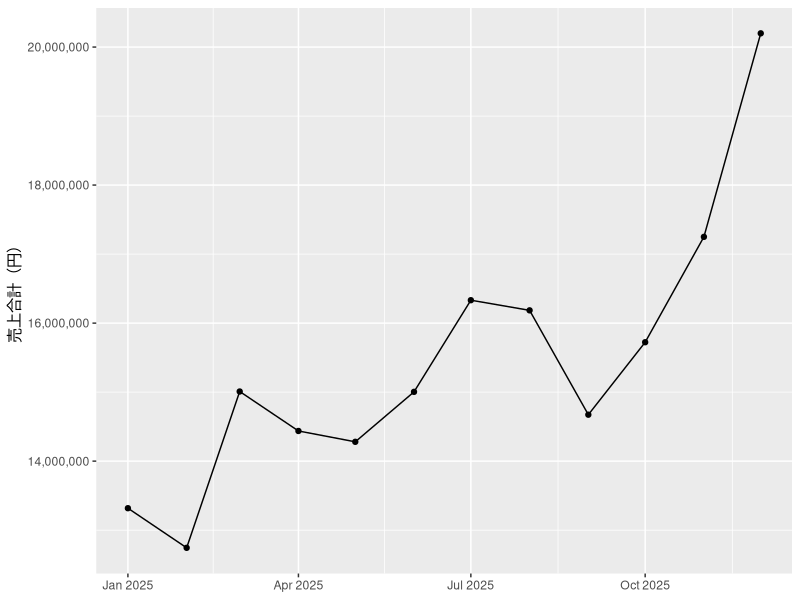
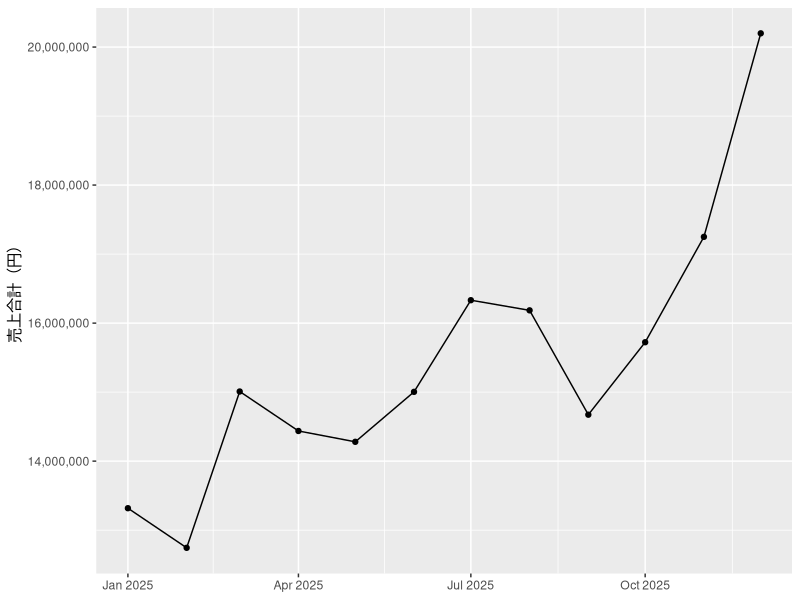

Source code (R) for these figures, in order:
# 月次売上レポート
library(tidyverse)

sales <- read_csv("sales.csv")

# 月別売上の集計
monthly <- sales |>
  group_by(日付) |>
  summarise(売上合計 = sum(売上))

# グラフを描いて保存
ggplot(monthly, aes(x = 日付, y = 売上合計)) +
  geom_line() +
  geom_point() +
  scale_y_continuous(labels = scales::label_comma()) +
  labs(x = NULL, y = "売上合計（円）")

ggsave("monthly_sales.png", width = 7, height = 4)
